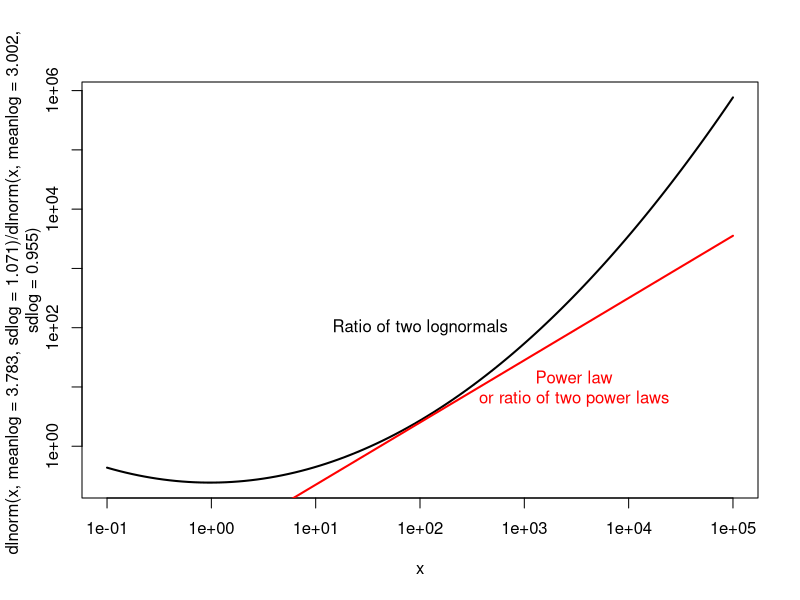

The R source for this figure:
curve(dlnorm(x, meanlog = 3.783, sdlog = 1.071)/dlnorm(x, meanlog = 3.002, sdlog = 0.955), from = 0.1, to = 100000, log = 'xy', lwd = 2)
curve(0.02*x^1.05, from = 0.1, to = 100000, log = 'xy', add = TRUE, lwd = 2, col = 'red')
text(c(100,3000), c(100,10), c('Ratio of two lognormals','Power law\nor ratio of two power laws'), col = c('black','red'))
